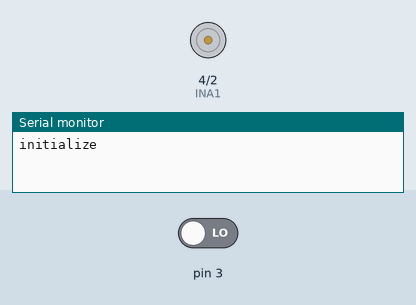
Simulated run of this sketch. Board: Arduino Uno, built with avr-gcc and run on an emulated ATmega328P. Parts: motor-driver pin pairs drawn as motors (green arrow = first pin HIGH = forward, orange = second pin HIGH = backward, longer = more drive, scaled by the enable pin), the last lines printed to the serial monitor. The inputs (shaded band) are chosen by the test bench; at power-on: pin 3 LOW.

Above: at 1.4 s.
1.5 s: pin 3 driven HIGH
At 2.9 s:
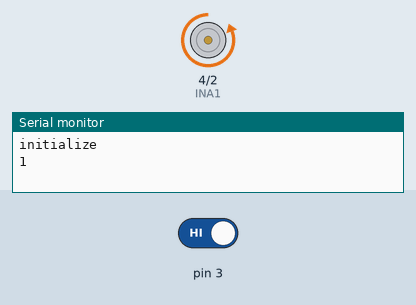
Timing chart, 0 to 18.7 s (numbered marks = the images above; inputs shaded):
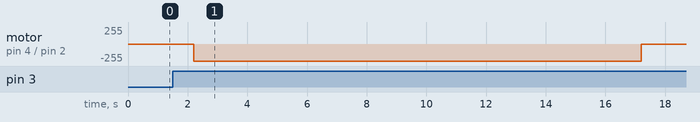

The sketch:

linear_actuator_code.ino
```cpp
int PWM1 = 5;
int INA1 = 4;
int INB1 = 2;
bool running = true;
bool dir = 0;
long prevSteps = 0;
long pos = 0;
long prevPos = 0;
long steps = 0;
bool homeFlag = 0;
float pulseperin = 441.96;
unsigned long prevTimer = 0;
unsigned long lastStepTime = 0;
int trigDelay = 3000; // in microseconds


void setup() {
  digitalWrite(PWM1, LOW);
  digitalWrite(INA1, LOW);
  digitalWrite(INB1, LOW);

  pinMode(PWM1, OUTPUT);
  pinMode(INA1, OUTPUT);
  pinMode(INB1, OUTPUT);
  attachInterrupt(digitalPinToInterrupt(3), countPulse, RISING);
  delay(200);  // Let driver settle

  Serial.begin(9600);
}

void loop() {
  // put your main code here, to run repeatedly:
  if (running) {
    digitalWrite(INA1, LOW);
    digitalWrite(INB1, HIGH);
    Serial.println("initialize");
    delay(2000);
    analogWrite(PWM1, 255);
    delay(15000);
    digitalWrite(INA1, LOW);
    digitalWrite(INB1, LOW);
    delay(1000);
    // digitalWrite(INA1, HIGH);
    // digitalWrite(INB1, LOW);
    // analogWrite(PWM1, 255);
    // delay(5000);
    // digitalWrite(INA1, LOW);
    // digitalWrite(INB1, LOW);
    // analogWrite(PWM1, 0);
    // // if (homeFlag == 0){
    // //   homeActuator();
    // //   }
    // // extend();
    // // digitalWrite(INA1, LOW);
    // // digitalWrite(INB1, LOW);
    // // delay(1000);
    // // retract();
    running = false;
    Serial.println("done");
  }
}

void extend() {
  bool extended = 0;
  Serial.println("extending");
  digitalWrite(INA1, LOW);
  digitalWrite(INB1, HIGH);
  analogWrite(PWM1, 255);
  while (extended == 0){
    if(millis() - prevTimer > 100){
      updatePosition();
      prevTimer = millis();
      if(pos == prevPos || pos == 883){
        pos = 883;
        extended = 0;
        }
      else {
        prevPos = pos;
      }
      Serial.println(convertToInches(pos));
    }
  }
  Serial.println("finished extending");
}

void retract() {
  bool retracted = 0;
  Serial.println("retracting");
  digitalWrite(INA1, HIGH);
  digitalWrite(INB1, LOW);
  analogWrite(PWM1, 255);
  while (retracted == 0){
    if(millis() - prevTimer > 100){
      updatePosition();
      prevTimer = millis();
      if(pos == prevPos || pos == 0){
        pos = 0;
        retracted = 0;
        }
      else {
        prevPos = pos;
      }
      Serial.println(convertToInches(pos));
    }
  }
  Serial.println("finished retracting");
}

void homing(void){
  Serial.println("homing");
  digitalWrite(INA1, HIGH);
  digitalWrite(INB1, LOW);
  analogWrite(PWM1, 255);
  delay(5000);
  Serial.println("finished homing");
}

void countPulse(void) {
  if((micros()-lastStepTime > trigDelay)){
    steps++;
    lastStepTime = micros();
    Serial.println(steps);
  }
}

void homeActuator(void) {
  prevTimer = millis();
  while(homeFlag == 0){
    digitalWrite(INA1, HIGH);
    digitalWrite(INB1, LOW);
    analogWrite(PWM1, 255);
    if (prevSteps == steps){
      if(millis()-prevTimer > 100){
        digitalWrite(INA1, LOW);
        digitalWrite(INB1, LOW);
        analogWrite(PWM1, 0);
        steps = 0;
        homeFlag = 1;
      }
    }
    else {
      prevSteps = steps;
      prevTimer = millis();
    }
  }
}

void updatePosition(void){
  if(dir == 1){
    pos = pos + steps;
    steps = 0;
  }
  else{
    pos = pos - steps;
    steps = 0;
  }
}

float convertToInches(long pos) {
  return pos/pulseperin;
}
```
